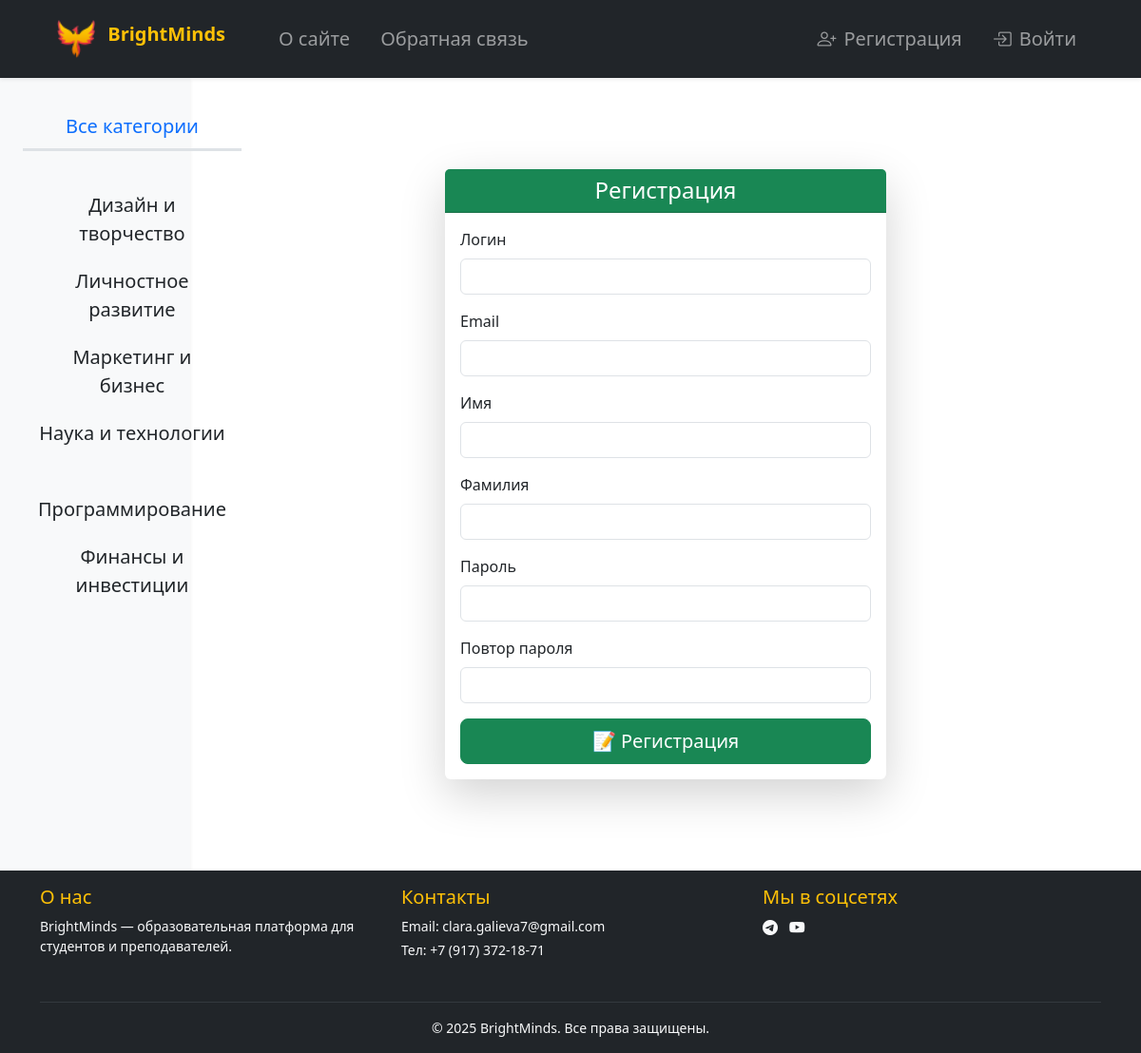
Screenshot of /register/ with the database file from the repository.
### bmCourses/models.py (models this page shows, shortened)
class Category(models.Model):
    name = models.CharField(max_length=100, db_index=True, verbose_name='Название')
    slug = models.SlugField(max_length=255, unique=True, db_index=True, verbose_name='URL')
    def get_absolute_url(self):
        return reverse('category', kwargs={'cat_slug': self.slug})
    class Meta:
        verbose_name = 'Категория'
        verbose_name_plural = 'Категории'
        ordering = ['id']

### bmCourses/views/auth/views.py (the view, shortened to what this page needs)
# urls.py: path('register/', RegisterUser.as_view(), name='register'),
class RegisterUser(DataMixin, CreateView):
    form_class = RegisterUserForm
    template_name = 'bmCourses/auth/register.html'
    success_url = reverse_lazy('login')
    def get_context_data(self, *, object_list=None, **kwargs):
        context = super().get_context_data(**kwargs)
        c_def = self.get_user_context(title='Регистрация')
        return context | c_def

### bmCourses/forms.py
class RegisterUserForm(UserCreationForm):
    username = forms.CharField(label='Логин', widget=forms.TextInput(attrs={'class': 'form-input'}))
    email = forms.EmailField(label='Email', widget=forms.EmailInput(attrs={'class': 'form-input'}))
    first_name = forms.CharField(label='Имя')
    last_name = forms.CharField(label='Фамилия')
    password1 = forms.CharField(label='Пароль', widget=forms.PasswordInput(attrs={'class': 'form-input'}))
    password2 = forms.CharField(label='Повтор пароля', widget=forms.PasswordInput(attrs={'class': 'form-input'}))
    class Meta:
        model = User
        fields = ('username', 'email', 'first_name', 'last_name', 'password1', 'password2')

### bmCourses/utils.py (called while the page is built)
    def get_user_context(self, **kwargs):
        context = kwargs
        cats = cache.get('cats')
        if not cats:
            cats = Category.objects.all().annotate(total=Count('course', filter=Q(course__is_published=True))).filter(total__gt=0)
            cache.set('cats', cats, 60)
        user_menu = menu.copy()
        if not self.request.user.is_authenticated:
            user_menu.pop(1)
        context['menu'] = user_menu
        context['cats'] = cats
        if 'cat_selected' not in context:
            context['cat_selected'] = 0
        return context

### bmCourses/templates/bmCourses/auth/register.html (shortened to what this page needs)
{% extends 'bmCourses/base/base.html' %}
{% load widget_tweaks %}
{% block content %}
<div class="container my-5">
    <div class="row justify-content-center">
        <div class="col-md-8 col-lg-6">
            <div class="card shadow-lg border-0">
                <div class="card-header bg-success text-white text-center">
                    <h4 class="mb-0">{{ title }}</h4>
                </div>
                <div class="card-body">
                    <form method="post" novalidate>
                        {% for f in form %}
                        <div class="mb-3">
                            <label for="{{ f.id_for_label }}" class="form-label">{{ f.label }}</label>
                            {{ f|add_class:"form-control" }}
                        </div>
                        {% endfor %}
                        <div class="d-grid">
                            <button type="submit" class="btn btn-success btn-lg">📝 Регистрация</button>
                        </div>
                    </form>
                </div>
            </div>
        </div>
    </div>
</div>
{% endblock %}

### bmCourses/templates/bmCourses/base/sidebar.html
<aside class="col-md-3 col-lg-2 bg-light sidebar text-center p-4 shadow-sm">
    <ul class="nav flex-column fs-5">
        {% if cat_selected == 0 %}
        <li class="nav-item selected mt-1">
            <span class="nav-link active text-primary border-bottom border-3">Все категории</span>
        </li>
        {% else %}
        <li class="nav-item mt-1">
            <a class="nav-link text-dark" href="{% url 'home' %}">Все категории</a>
        </li>
        {% endif %}
        {% for c in cats %}
        {% if c.id == cat_selected %}
        <li class="nav-item selected mt-1">
            <span class="nav-link active text-primary border-bottom border-3">{{ c.name }}</span>
        </li>
        {% else %}
        <li class="nav-item mt-1">
            <a class="nav-link text-dark" href="{{ c.get_absolute_url }}">{{ c.name }}</a>
        </li>
        {% endif %}
        {% endfor %}
    </ul>
</aside>

### bmCourses/static/bmCourses/css/styles.css (style rules this page uses)
html, body { height: 100%; }

### rows the page displays
Category: name "Дизайн и творчество"
Category: name "Личностное развитие"
Category: name "Маркетинг и бизнес"
Category: name "Наука и технологии"
Category: name "Программирование"
Category: name "Финансы и инвестиции"

### other values shown
{{ m.title }} "О сайте" "Обратная связь"
{{ title }} "Регистрация"
{{ f.label }} "Логин" "Email" "Имя" "Фамилия" "Пароль" "Повтор пароля"
